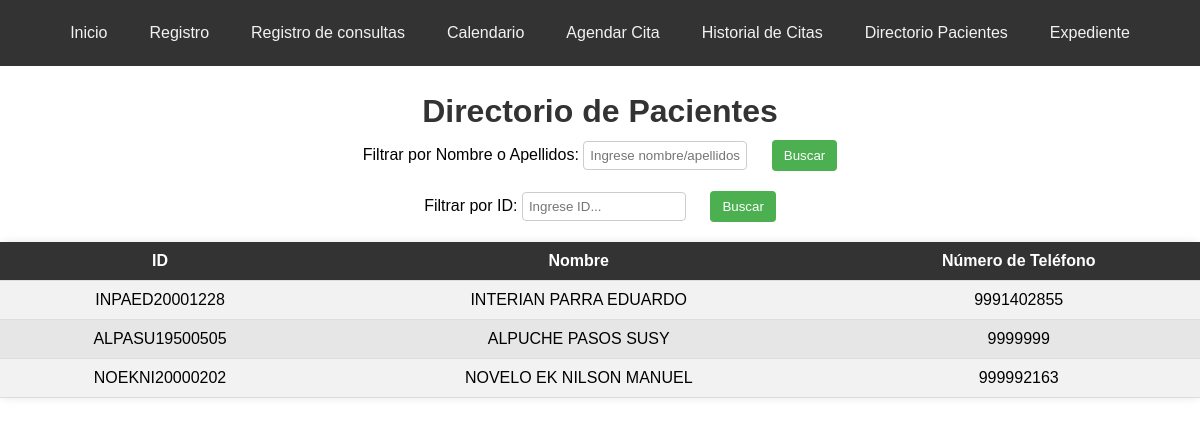
/directorio_pacientes, run on the app's committed database.
### tables this page shows
CREATE TABLE pacientes (
                    id_paciente TEXT PRIMARY KEY,
                    primer_apellido TEXT NOT NULL,
                    segundo_apellido TEXT NOT NULL,
                    nombres TEXT NOT NULL,
                    fecha_nacimiento TEXT NOT NULL,
                    religion TEXT NOT NULL,
                    escolaridad TEXT NOT NULL,
                    ocupacion TEXT NOT NULL,
                    estado_civil TEXT NOT NULL,
                    servicio_salud TEXT NOT NULL,
                    celular TEXT NOT NULL,
                    turno TEXT NOT NULL,
                    genero TEXT NOT NULL,
                    peso REAL NOT NULL,
                    altura REAL NOT NULL,
                    imc REAL NOT NULL,
                    fecha_registro TEXT NOT NULL,
                    registrado_por TEXT NOT NULL
                );

### app.py (the view, shortened to what this page needs)
@app.route('/directorio_pacientes', methods=['GET', 'POST'])
def directorio_pacientes():
    with get_db_connection() as connection:
        cursor = connection.cursor()
        cursor.execute("SELECT * FROM pacientes")
        pacientes = cursor.fetchall()
    return render_template('directorio_pacientes.html', pacientes=pacientes)

### app.py (called while the page is built)
def get_db_connection():
    return sqlite3.connect('nutricion_consulta.db')

### templates/directorio_pacientes.html (shortened to what this page needs)
<!DOCTYPE html>
<html lang="es">
<head>
</head>
<body>
    <div class="navbar" id="navbar">
        <a href="/">Inicio</a>
        <a href="/registro">Registro</a>
        <a href="/consultar">Registro de consultas</a>
        <a href="/options">Calendario</a>
        <a href="/agendar_cita">Agendar Cita</a>
        <a href="/historial_citas">Historial de Citas</a>
        <a href="/directorio_pacientes">Directorio Pacientes</a>
        <a href="/expediente">Expediente</a>
        </div>
<br>      <br>   </br></br>
    <h1>Directorio de Pacientes</h1>
    <form action="{{ url_for('directorio_pacientes') }}" method="post" class="filter-form">
        <label for="filtro_apellidos">Filtrar por Nombre o Apellidos:</label>
        <input type="text" id="filtro_apellidos" name="filter_text" placeholder="Ingrese nombre/apellidos..">
        <input type="submit" value="Buscar">
    </form>
    <form action="{{ url_for('directorio_pacientes') }}" method="post" class="filter-form">
        <label for="filtro_id">Filtrar por ID:</label>
        <input type="text" id="filtro_id" name="filter_text" placeholder="Ingrese ID...">
        <input type="submit" value="Buscar">
    </form>
    <table>
        <tr>
            <th>ID</th>
            <th>Nombre</th>
            <th>Número de Teléfono</th>
        </tr>
        {% for paciente in pacientes %}
        <tr>
            <td>{{ paciente[0] }}</td>
            <td>{{ paciente[1] }} {{ paciente[2] }} {{ paciente[3] }}</td>
            <td>{{ paciente[10] }}</td>
        </tr>
        {% endfor %}
    </table>
</body>
</html>

### templates/directorio_pacientes.html (style rules this page uses)
body { font-family: Arial, sans-serif; margin: 0; padding: 0; background-image: url('https://img.freepik.com/vector-gratis/fondo-frutas-verduras_23-2148485148.jpg?w=740&t=st=1713248651~exp=1713249251~hmac=30e168e9f2d449c4894d64a9e7ff69ce1449d8aca24ba3c0d846298490ca6041'); background-size: cover; background-position: center; background-repeat: no-repeat; }
.navbar { overflow: hidden; background-color: #333; display: flex; justify-content: center; padding: 10px 0; position: fixed; top: 0; width: 100%; z-index: 1000; transition: background-color 0.3s ease; }
.navbar a { color: #f2f2f2; text-align: center; padding: 14px 16px; text-decoration: none; border-radius: 5px; margin: 0 5px; }
h1 { margin-bottom: 10px; text-align: center; color: #333; }
.filter-form { margin-bottom: 20px; text-align: center; }
table { width: 100%; border-collapse: collapse; margin-bottom: 20px; background-color: #fff; border-radius: 8px; box-shadow: 0 0 10px rgba(0, 0, 0, 0.1); }
th, td { padding: 10px; text-align: center; border-bottom: 1px solid #ddd; transition: background-color 0.3s; }
th { background-color: #333; color: #ffffff; }
tr:nth-child(even) { background-color: #f2f2f2; }
tr:nth-child(odd) { background-color: #e6e6e6; }
input[type="text"], input[type="number"] { width: 150px; padding: 6px; margin-right: 10px; border-radius: 4px; border: 1px solid #ccc; }
input[type="submit"] { background-color: #4CAF50; color: white; border: none; padding: 8px 12px; border-radius: 4px; cursor: pointer; }
.filter-form input[type="submit"] { margin-left: 10px; }

### data on the page
pacientes: id_paciente "INPAED20001228", primer_apellido "INTERIAN", segundo_apellido "PARRA", nombres "EDUARDO", celular "9991402855"
pacientes: id_paciente "ALPASU19500505", primer_apellido "ALPUCHE", segundo_apellido "PASOS", nombres "SUSY", celular "9999999"
pacientes: id_paciente "NOEKNI20000202", primer_apellido "NOVELO", segundo_apellido "EK", nombres "NILSON MANUEL", celular "999992163"
